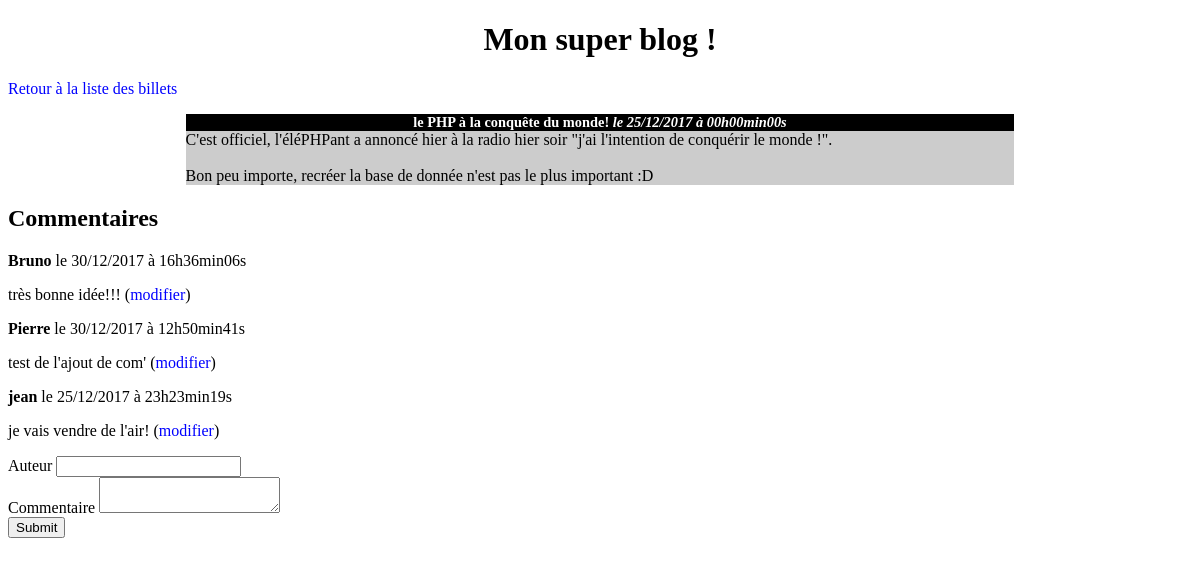
Page /index.php?action=post&id=2 on the committed database.
### tables this page shows
CREATE TABLE IF NOT EXISTS `posts` (
  `id` int(11) NOT NULL AUTO_INCREMENT,
  `title` varchar(255) NOT NULL,
  `content` text NOT NULL,
  `creation_date` datetime NOT NULL,
  PRIMARY KEY (`id`)
);

CREATE TABLE IF NOT EXISTS `comments` (
  `id` int(11) NOT NULL AUTO_INCREMENT,
  `post_id` int(11) NOT NULL,
  `author` varchar(255) NOT NULL,
  `comment` text NOT NULL,
  `comment_date` datetime NOT NULL,
  PRIMARY KEY (`id`)
);

### controler/frontend.php (called while the page is built, shortened)
<?php
require_once('model/PostManager.php');
require_once('model/CommentManager.php');
function post()
{
    $postManager = new \Bruno\Blog\Model\PostManager();
    $commentManager = new \Bruno\Blog\Model\CommentManager();
    $post = $postManager->getPost($_GET['id']);
    $comments = $commentManager->getComments($_GET['id']);
    require('view/frontend/postView.php');
}

### model/PostManager.php (called while the page is built, shortened)
<?php
class PostManager extends Manager
{
    public function getPost($postId)
    {
        $db = $this->dbConnect();
        $req = $db->prepare('SELECT id, title, content, DATE_FORMAT(creation_date, \'%d/%m/%Y à %Hh%imin%ss\') AS creation_date_fr FROM posts WHERE id = ?');
        $req->execute(array($postId));
        $post = $req->fetch();
        return $post;
    }
}

### model/CommentManager.php (called while the page is built, shortened)
<?php
class CommentManager extends Manager
{
	public function getComments($postId)
	{
    $db = $this->dbConnect();
    $comments = $db->prepare('SELECT id, author, comment, DATE_FORMAT(comment_date, \'%d/%m/%Y à %Hh%imin%ss\') AS comment_date_fr FROM comments WHERE post_id = ? ORDER BY comment_date DESC');
    $comments->execute(array($postId));
    return $comments;
	}
}

### view/frontend/postView.php (the view, shortened to what this page needs)
<h1>Mon super blog !</h1>
<p><a href="index.php">Retour à la liste des billets</a></p>
<div class="news">
    <h3>
        <?= htmlspecialchars($post['title']) ?>
        <em>le <?= $post['creation_date_fr'] ?></em>
    </h3>
    <p>
        <?= nl2br(htmlspecialchars($post['content'])) ?>
    </p>
</div>
<h2>Commentaires</h2>
<?php
while ($comment = $comments->fetch())
{
?>
    <p><strong><?= htmlspecialchars($comment['author']) ?></strong> le <?= $comment['comment_date_fr'] ?></p>
    <p><?= nl2br(htmlspecialchars($comment['comment'])) ?> (<a href="index.php?action=modifyComment&amp;id=<?= $post['id']?>&amp;comment=<?=$comment['comment']?>">modifier</a>)</p>
<?php
}
?>
<form action= "index.php?action=addComment&amp;id=<?= $post['id'] ?>" method="post">
	<div>
		<label for="author">Auteur</label>
		<input type="text" id="author" name="author"/>
	</div>
	<div>
		<label for="comment">Commentaire</label>
		<textarea id="comment" name="comment"></textarea>
	</div>
	<div>
		<input type="submit" />
	</div>
</form>
<?php require('template.php'); ?>

### public/css/style.css (style rules this page uses)
h1, h3 { text-align:center; }
h3 { background-color:black; color:white; font-size:0.9em; margin-bottom:0px; }
.news p { background-color:#CCCCCC; margin-top:0px; }
.news { width:70%; margin:auto; }
a { text-decoration: none; color: blue; }

### rows in the picture
posts: title "le PHP à la conquête du monde!", content "C'est officiel, l'éléPHPant a annoncé hier à la radio hier soir \"j'ai l'intention de conquérir le monde !\". Bon peu importe, recréer la base de donnée n'est pas le plus important :D"
comments: author "Bruno", comment_date_fr "30/12/2017 à 16h36min06s", comment "très bonne idée!!!"
comments: author "Pierre", comment_date_fr "30/12/2017 à 12h50min41s", comment "test de l'ajout de com'"
comments: author "jean", comment_date_fr "25/12/2017 à 23h23min19s", comment "je vais vendre de l'air!"

### other values in the picture
$post['creation_date_fr'] "25/12/2017 à 00h00min00s"
